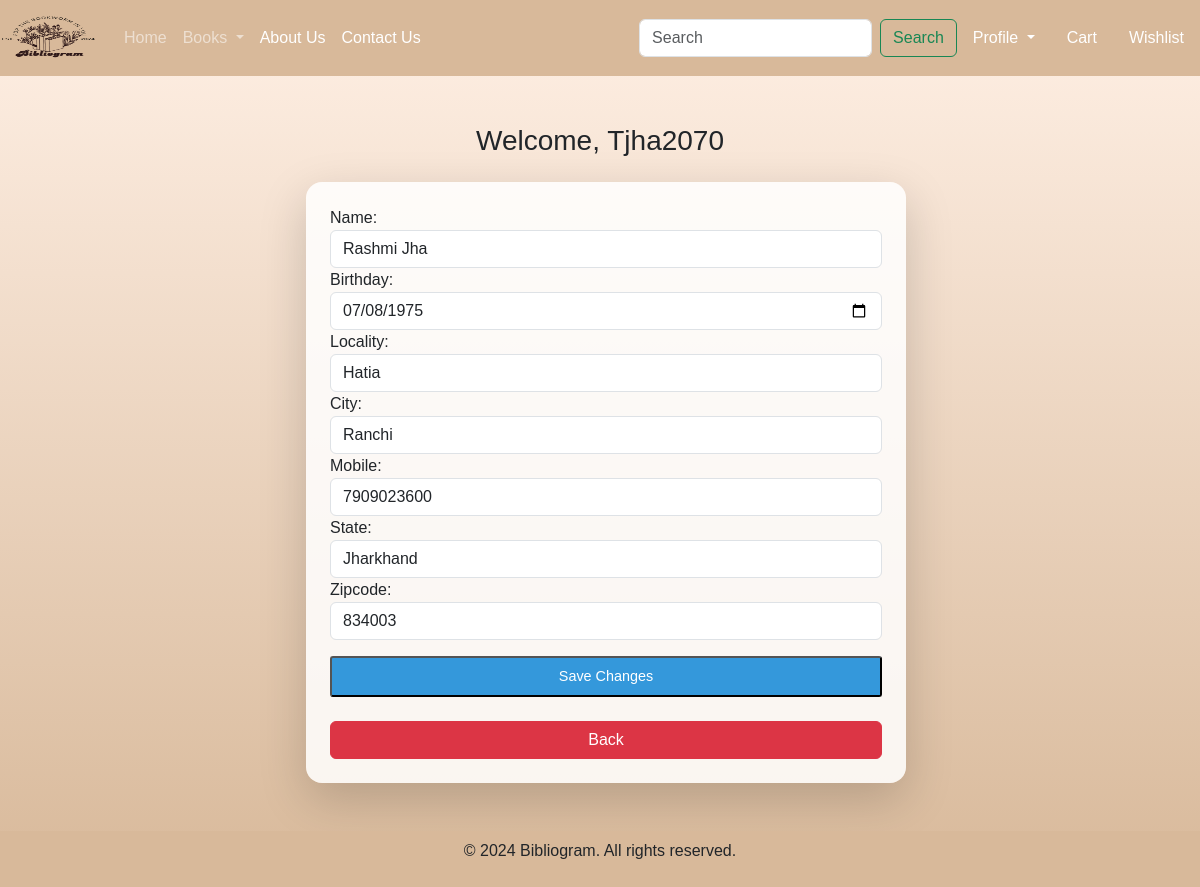
/UpdateAddress/2 (signed in), run on the app's committed database.
### app/models.py (models this page shows, shortened)
class Customer(models.Model):
    user = models.ForeignKey(User, on_delete=models.CASCADE)
    name = models.CharField(max_length=200)
    birthday = models.DateField(null=True, blank=True)
    locality = models.CharField(max_length=400)
    city = models.CharField(max_length=100)
    mobile = models.IntegerField(default=0)
    zipcode = models.IntegerField()
    state = models.CharField(choices=STATE_CHOICES, max_length=100)

### app/views.py (the view, shortened to what this page needs)
# urls.py: path("UpdateAddress/<int:pk>", UpdateAddress.as_view(), name='UpdateAddress'),
class UpdateAddress(View):
    def get(self, request, pk):
        totalitem = 0
        if request.user.is_authenticated:
            totalitem = len(Cart.objects.filter(user=request.user))
        add = Customer.objects.get(pk=pk)
        form=CustomerProfileForm(instance=add)
        return render(request, 'UpdateAddress.html', locals())

### app/forms.py
class CustomerProfileForm(forms.ModelForm):
    class Meta:
        model=Customer
        fields=['name','birthday','locality','city','mobile','state','zipcode']
        widgets={
            'name':forms.TextInput(attrs={'class':'form-control'}),
            'locality':forms.TextInput(attrs={'class':'form-control'}),
            'city':forms.TextInput(attrs={'class':'form-control'}),
            'mobile':forms.NumberInput(attrs={'class':'form-control'}),
            'state':forms.Select(attrs={'class':'form-control'}),
            'zipcode':forms.NumberInput(attrs={'class':'form-control'}),
            'birthday': forms.DateInput(attrs={'class': 'form-control', 'type': 'date'}),
        }

### app/templates/UpdateAddress.html (shortened to what this page needs)
{% extends 'base.html' %}
{% load static %}
{% block main-content %}
<div class="container my-5">
    <div class="row justify-content-center">
        <h3 class="mb-4 text-center">Welcome, <span class="text-capitalize">{{ request.user }}</span></h3>
    </div>
    <div class="col-sm-12 col-md-8 offset-md-3">
        <div class="profile-form-container shadow-lg p-4 rounded-4">
            <form action="" method="post">
                {% for fm in form %}
                    {{ fm.label_tag }} {{ fm }} <small class="text-danger">{{ fm.errors|striptags }}</small>
                {% endfor %}
                <div class="d-grid mt-3">
                    <button type="submit" class="btn-save-changes py-2">Save Changes</button><br>
                    <a href="{% url 'address' %}" type="button" class="btn btn-danger">Back</a>
                </div>
            </form>
        </div>
    </div>
</div>
{% endblock main-content %}

### app/static/app/css/style.css (style rules this page uses)
* { margin: 0; padding: 0; box-sizing: border-box; }
body { background: linear-gradient(135deg, #D8B99A 20%, #F4E1D2 60%, #E0C4A1 100%); font-family: 'Arial', sans-serif; background-size: 400% 400%; animation: gradientFlow 8s ease infinite; }
.container { max-width: 1200px; margin: 0 auto; }

### app/templates/UpdateAddress.html (style rules this page uses)
body { height: 100%; margin: 0; padding: 0; background: linear-gradient(180deg, #FFF0E5, #D8B99A) !important; background-attachment: fixed; }
.profile-form-container { background-color: rgba(255, 255, 255, 0.85); padding: 50px; border-radius: 8px; box-shadow: 0 4px 10px rgba(0, 0, 0, 0.1); width: 100%; max-width: 600px; }
.btn-save-changes { background-color: #3498db; color: white; font-size: 0.9rem; border-radius: 3px; }

### data on the page
Customer: form "Rashmi Jha" "07/08/1975" "Hatia" "Ranchi" "7909023600" "Jharkhand" "834003"

### other printed values
{{ request.user }} "Tjha2070"
{{ fm.label_tag }} "Name:" "Birthday:" "Locality:" "City:" "Mobile:" "State:" "Zipcode:"
